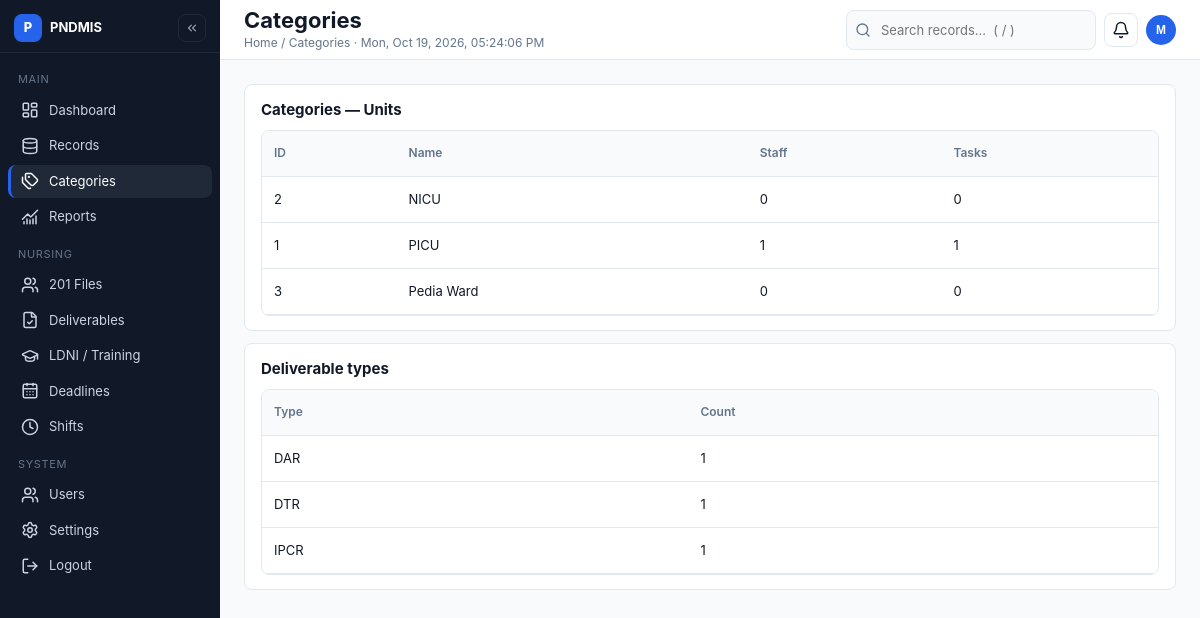
The page /categories/ (signed in) on the database its author committed.
### core/models.py (models this page shows, shortened)
class Unit(models.Model):
 name=models.CharField(max_length=80,unique=True)

class Deliverable(models.Model):
 TYPES=[('DTR','DTR'),('DAR','DAR'),('IPCR','IPCR'),('OTHER','Other')]
 STATUSES=[('pending','Pending'),('submitted','Submitted'),('review','Under review'),('returned','Returned for correction'),('verified','Verified'),('approved','Approved')]
 staff=models.ForeignKey(StaffRecord,on_delete=models.PROTECT,related_name='deliverables')
 type=models.CharField(max_length=8,choices=TYPES)
 period=models.CharField(max_length=60)
 due_date=models.DateField()
 status=models.CharField(max_length=12,choices=STATUSES,default='pending')
 submitted_at=models.DateTimeField(null=True,blank=True)
 reviewed_at=models.DateTimeField(null=True,blank=True)
 reviewer=models.ForeignKey(settings.AUTH_USER_MODEL,on_delete=models.PROTECT,null=True,blank=True,related_name='reviewed_deliverables')
 remarks=models.TextField(blank=True)
 document_reference=models.CharField(max_length=250,blank=True,help_text='Opaque ID in approved private document store; never a public URL')
 class Meta: constraints=[models.UniqueConstraint(fields=['staff','type','period'],name='unique_staff_requirement_period')]

### core/views.py (the view)
# urls.py: path('categories/',views.categories_page,name='categories'),
@login_required
def categories_page(request):
    p = profile(request.user)
    units = Unit.objects.annotate(
        staff_count=Count('staffrecord', distinct=True),
        task_count=Count('task', distinct=True),
    ).order_by('name')
    type_counts = list(Deliverable.objects.filter(staff__in=permitted_staff(request.user)).values('type').annotate(count=Count('id')).order_by('type'))
    return render(request, 'core/categories.html', {
        'page_title': 'Categories', 'breadcrumb': 'Home / Categories',
        'units': units, 'type_counts': type_counts, 'user_role': p.role,
        'can_write': p.role == 'supervisor',
    })

### core/access.py (called while the page is built)
def profile(user):
 try:return user.nursing_profile
 except Profile.DoesNotExist:raise PermissionDenied('Account has no approved nursing role')

def permitted_staff(user):
 from .models import StaffRecord
 p=profile(user)
 if p.role=='supervisor':return StaffRecord.objects.all()
 if p.role=='manager' and p.unit_id:return StaffRecord.objects.filter(unit_id=p.unit_id)
 return StaffRecord.objects.filter(user=user)

### core/templates/core/categories.html
{% extends 'core/base.html' %}{% block content %}
<div class="card"><h3>Categories — Units</h3><div class="twrap"><table><tr><th>ID</th><th>Name</th><th>Staff</th><th>Tasks</th></tr>{% for u in units %}<tr><td>{{ u.id }}</td><td>{{ u.name }}</td><td>{{ u.staff_count }}</td><td>{{ u.task_count }}</td></tr>{% empty %}<tr><td colspan="4"><div class="empty"><h3>No categories</h3><p>Ask a supervisor to add units via Admin.</p></div></td></tr>{% endfor %}</table></div></div>
<div class="card"><h3>Deliverable types</h3><div class="twrap"><table><tr><th>Type</th><th>Count</th></tr>{% for t in type_counts %}<tr><td>{{ t.type }}</td><td>{{ t.count }}</td></tr>{% empty %}<tr><td colspan="2"><div class="empty">No deliverables yet</div></td></tr>{% endfor %}</table></div></div>
{% endblock %}

### core/templates/core/base.html (shortened to what this page needs)
{% load static %}<!doctype html><html lang="en"><head><link rel="stylesheet" href="{% static 'css/style.css' %}"><link rel="stylesheet" href="{% static 'css/dashboard.css' %}"><link rel="stylesheet" href="{% static 'css/components.css' %}"></head><body><div class="app">
<aside class="sidebar" id="sidebar" aria-label="Primary"><div class="brand"><span class="mark">P</span><span class="brand-name">PNDMIS</span><button class="iconbtn collapse-btn" onclick="toggleCollapse()" aria-label="Collapse sidebar" title="Collapse sidebar"><i data-lucide="chevrons-left"></i></button></div>
<nav class="nav">
<small>Main</small>
<a href="{% url 'dashboard' %}" class="{% if request.resolver_match.url_name == 'dashboard' %}active{% endif %}" title="Dashboard"><i data-lucide="layout-dashboard" aria-hidden="true"></i> <span>Dashboard</span></a>
<a href="{% url 'records' %}" class="{% if request.resolver_match.url_name == 'records' %}active{% endif %}" title="Records Management"><i data-lucide="database" aria-hidden="true"></i> <span>Records</span></a>
<a href="{% url 'categories' %}" class="{% if request.resolver_match.url_name == 'categories' %}active{% endif %}" title="Categories"><i data-lucide="tags" aria-hidden="true"></i> <span>Categories</span></a>
<a href="{% url 'reports' %}" class="{% if request.resolver_match.url_name == 'reports' %}active{% endif %}" title="Reports and Analytics"><i data-lucide="chart-no-axes-combined" aria-hidden="true"></i> <span>Reports</span></a>
<small>Nursing</small>
<a href="{% url 'staff' %}" title="201 Files"><i data-lucide="users" aria-hidden="true"></i> <span>201 Files</span></a>
<a href="{% url 'deliverables' %}" title="Deliverables"><i data-lucide="file-check" aria-hidden="true"></i> <span>Deliverables</span></a>
<a href="{% url 'training' %}" title="LDNI Training"><i data-lucide="graduation-cap" aria-hidden="true"></i> <span>LDNI / Training</span></a>
<a href="{% url 'tasks' %}" title="Deadlines"><i data-lucide="calendar-days" aria-hidden="true"></i> <span>Deadlines</span></a>
<a href="{% url 'shifts' %}" title="Shifts"><i data-lucide="clock" aria-hidden="true"></i> <span>Shifts</span></a>
<small>System</small>
<a href="{% url 'users' %}" title="User Management"><i data-lucide="users" aria-hidden="true"></i> <span>Users</span></a>
<a href="{% url 'settings' %}" title="Settings"><i data-lucide="settings" aria-hidden="true"></i> <span>Settings</span></a>
{% if user.is_authenticated %}<a href="#" onclick="document.getElementById('logout-f').submit();return false" title="Logout"><i data-lucide="log-out" aria-hidden="true"></i> <span>Logout</span></a>
<form id="logout-f" method="post" action="{% url 'logout' %}" style="display:none">{% csrf_token %}</form>{% endif %}
</nav></aside>
<div class="main"><div class="topbar"><div><h1>{{ page_title|default:"Dashboard" }}</h1><div class="crumbs">{{ breadcrumb|default:"Home" }} · <span id="ph-clock"></span></div></div>
<div class="search"><span class="sbox"><i data-lucide="search" aria-hidden="true"></i><input id="top-search" placeholder="Search records…  ( / )" aria-label="Search records" onkeydown="if(event.key==='Enter')submitTopSearch(this.value)"></span><span class="profile-wrap" id="notif-wrap"><button class="iconbtn" onclick="toggleMenu('notif-menu')" aria-label="Notifications" title="Notifications" aria-haspopup="true"><i data-lucide="bell"></i></button></span><span class="profile-wrap"><button class="avatar" onclick="toggleMenu('pmenu')" aria-label="Profile menu for {{ user.username }}" title="{{ user.username }}" aria-haspopup="true">{{ user.username|default:"?"|slice:":1"|upper }}</button></span></div></div>
<div class="content" id="main-content" tabindex="-1">{% block content %}{% endblock %}</div></div></div>
<script src="{% static 'js/app.js' %}"></script>{% block scripts %}{% endblock %}</body></html>

### core/static/css/style.css (style rules this page uses)
:root { --bg:#F8FAFC;--card:#FFFFFF;--ink:#111827;--muted:#64748B;--line:#E2E8F0;--side:#111827;--side2:#1F2937;--blue:#2563EB;--blue-d:#1D4ED8;--ok:#15803D;--ok-bg:#DCFCE7;--warn:#B45309;--warn-bg:#FEF3C7;--bad:#B91C1C;--bad-bg:#FEE2E2;--r:8px }
* { box-sizing:border-box }
html { -webkit-text-size-adjust:100% }
body { margin:0;font:13px/1.5 Inter,system-ui,-apple-system,"Segoe UI",Roboto,sans-serif;background:var(--bg);color:var(--ink) }
h1 { font-size:22px;margin:0;font-weight:700 }
h3 { font-size:15px;margin:0 0 8px }
small,.meta { font-size:12px;color:var(--muted) }
.app { display:flex;min-height:100vh }
.sidebar { width:220px;background:var(--side);color:#CBD5E1;display:flex;flex-direction:column;position:fixed;inset:0 auto 0 0;z-index:40;transition:transform .15s ease }
.brand { padding:14px 14px 10px;font-weight:700;font-size:13px;color:#fff;display:flex;gap:8px;align-items:center;border-bottom:1px solid #1F2937 }
.brand .mark { width:28px;height:28px;border-radius:8px;background:var(--blue);color:#fff;display:flex;align-items:center;justify-content:center;font-size:13px;font-weight:800 }
.nav { padding:8px;display:flex;flex-direction:column;gap:2px;overflow:auto }
.nav small { color:#64748B;padding:10px 10px 4px;text-transform:uppercase;font-size:11px;letter-spacing:.06em }
.nav a { color:#CBD5E1;text-decoration:none;padding:7px 10px;border-radius:8px;display:flex;gap:10px;align-items:center;font-size:13px;border-left:3px solid transparent }
.nav a.active { background:var(--side2);color:#fff;border-left-color:var(--blue) }
.nav svg.lucide,.nav i.lucide { width:18px;height:18px;flex:none }
.main { flex:1;margin-left:220px;min-width:0 }
.topbar { background:var(--card);border-bottom:1px solid var(--line);height:60px;min-height:60px;padding:0 24px;display:flex;gap:12px;align-items:center;position:sticky;top:0;z-index:30 }
.topbar h1 { font-size:22px;line-height:1.2 }
.crumbs { color:var(--muted);font-size:12px }
.search { margin-left:auto;display:flex;gap:8px;align-items:center }
.search .sbox { display:flex;align-items:center;gap:6px;background:var(--bg);border:1px solid var(--line);border-radius:8px;padding:0 8px }
.search input { background:transparent;border:0;padding:8px 4px;min-width:200px;font-size:13px;color:var(--ink) }
.iconbtn { width:34px;height:34px;border-radius:8px;border:1px solid var(--line);background:#fff;display:inline-flex;align-items:center;justify-content:center;cursor:pointer;color:var(--ink) }
.avatar { width:30px;height:30px;border-radius:50%;background:var(--blue);color:#fff;display:flex;align-items:center;justify-content:center;font-weight:700;font-size:12px;border:0;cursor:pointer }
.content { padding:24px;max-width:1180px }
.card { background:var(--card);border:1px solid var(--line);border-radius:8px;padding:14px 16px;margin-bottom:12px;box-shadow:none }
.twrap { overflow-x:auto;border:1px solid var(--line);border-radius:8px }
table { width:100%;border-collapse:collapse;min-width:720px }
th,td { padding:10px 12px;border-bottom:1px solid var(--line);text-align:left;font-size:13px;vertical-align:middle }
th { color:var(--muted);font-weight:600;font-size:12px;background:#F8FAFC;white-space:nowrap }
tbody tr { height:46px }
input,select,textarea { height:40px;padding:8px 10px;border:1px solid var(--line);border-radius:8px;font:inherit;font-size:13px;background:#fff;max-width:100%;color:var(--ink) }
.lucide { width:18px;height:18px }
.profile-wrap { position:relative }
.collapse-btn { margin-left:auto;width:28px;height:28px;background:transparent;border-color:#1F2937;color:#94A3B8 }

### core/static/css/components.css (style rules this page uses)
.sbox { display:inline-flex;align-items:center;gap:6px;background:#fff;border:1px solid var(--line);border-radius:8px;padding:0 8px }
.sbox input { border:0;background:transparent;height:38px }
.sbox svg { width:16px;height:16px;color:var(--muted) }

### rows shown on the page
Unit: id "2", name "NICU", staff_count "0", task_count "0"
Unit: id "1", name "PICU", staff_count "1", task_count "1"
Unit: id "3", name "Pedia Ward", staff_count "0", task_count "0"
Deliverable: type "DAR", count "1"
Deliverable: type "DTR", count "1"
Deliverable: type "IPCR", count "1"

### other values the page prints
{{ page_title|default:"Dashboard" }} "Categories"
{{ breadcrumb|default:"Home" }} "Home / Categories"
{{ user.username|default:"?"|slice:":1"|upper }} "M"
